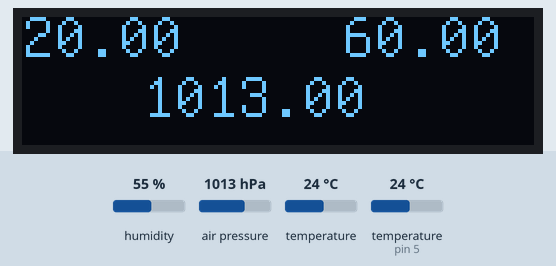
The sketch below on a simulated Arduino Uno, built with avr-gcc and run on an emulated ATmega328P. Parts: 128×32 one-colour display. The test bench sets the inputs (shaded band); at power-on: humidity 55 %, air pressure 1013 hPa, temperature 24 °C, temperature (sensor on pin 5) 24 °C.

Above: at 1.2 s.
1.3 s: humidity set to 22 %
At 3.1 s:
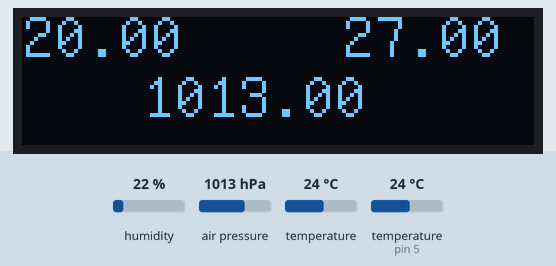
3.7 s: air pressure set to 952 hPa
At 4.5 s:
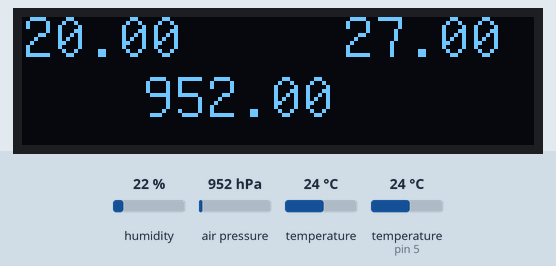
5.3 s: temperature (sensor 0) set to 12 °C
At 5.9 s:
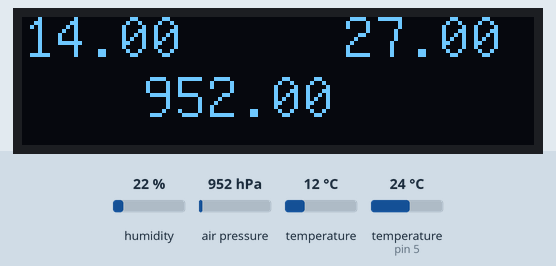
6.9 s: temperature (sensor on pin 5) set to 12 °C
At 9.1 s:
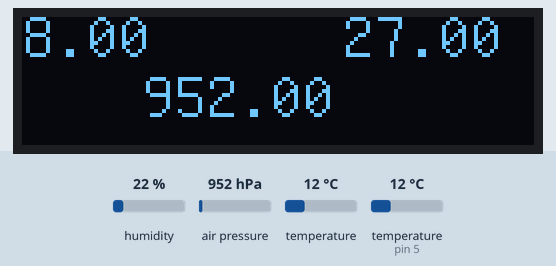
10.0 s: humidity set to 40 %
At 11.5 s:
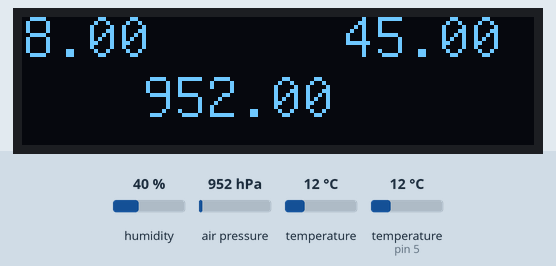
12.0 s: air pressure set to 975 hPa
At 13.5 s:
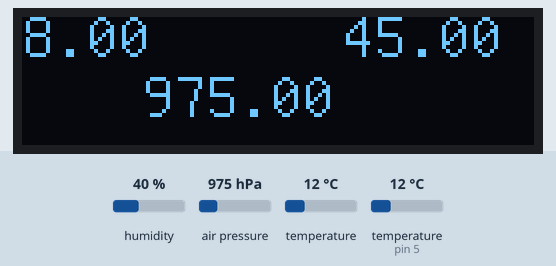
Timing chart, 0 to 14.6 s (numbered marks = the images above; inputs shaded):
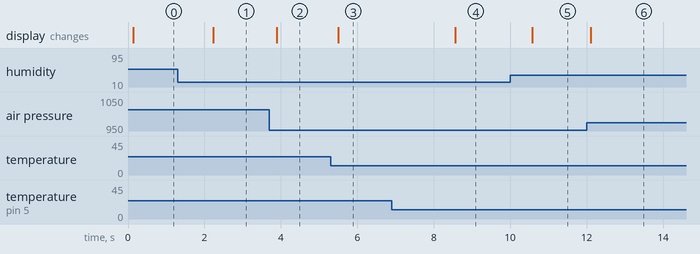

Measured:
- after the input at 1.3 s, the display: changes after 0.92 s (image 1)
- after the input at 3.7 s, the display: changes after 0.19 s (image 2)
- after the input at 5.3 s, the display: changes after 0.20 s (image 3)
- after the input at 6.9 s, the display: changes after 1.7 s (image 4)
- after the input at 10.0 s, the display: changes after 0.58 s (image 5)
- after the input at 12.0 s, the display: changes after 0.10 s (image 6)

The sketch:

MiniMeteo.ino
```cpp
//include libraries
#include "U8glib.h"
#include "DHT.h"
#include <Wire.h>
#include <Adafruit_BMP085.h>

//define pin and type
#define pinDHT 5
#define typeDHT11 DHT11

//initialize sensors
Adafruit_BMP085 bmp180;
U8GLIB_SSD1306_128X32 Display(U8G_I2C_OPT_NONE);
DHT DHTsensor(pinDHT, typeDHT11);

void setup(void) {
  //rotate content by 180 deg
  Display.setRot180();
  //start sensors
  DHTsensor.begin();
  bmp180.begin();
}

void loop() {
  //measure data and corrections
  float temp = (((DHTsensor.readTemperature() + bmp180.readTemperature()) / 2) - 4);
  float hum = DHTsensor.readHumidity() + 5;
  float pres = (bmp180.readPressure() / 100.00);

  Display.firstPage();
  do {
    draw(temp, hum, pres);
  } while (Display.nextPage());
}
void draw(float temp, float hum, float pres) {
  //display content
  Display.setFont(u8g_font_unifont);
  Display.setPrintPos(0, 10);
  Display.print(temp);
  Display.setPrintPos(80, 10);
  Display.print(hum);
  Display.setPrintPos(30, 25);
  Display.print(pres);
}
```
